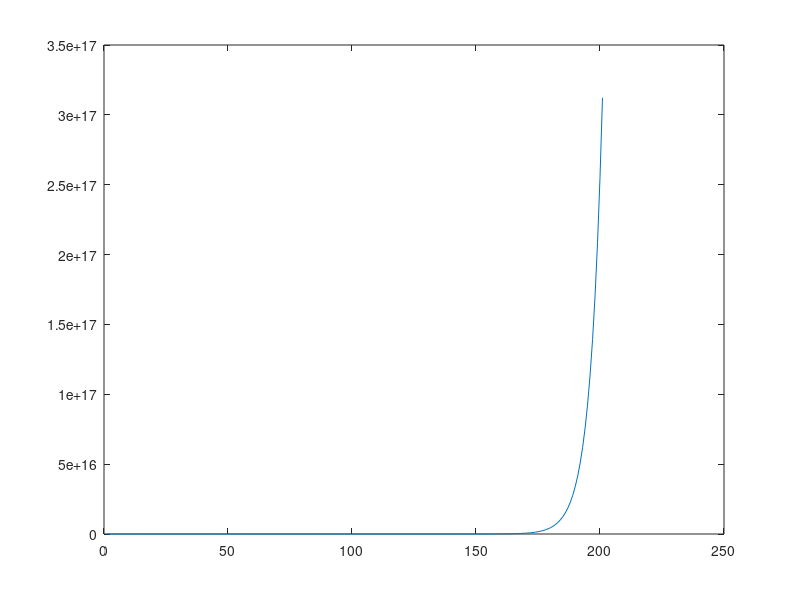
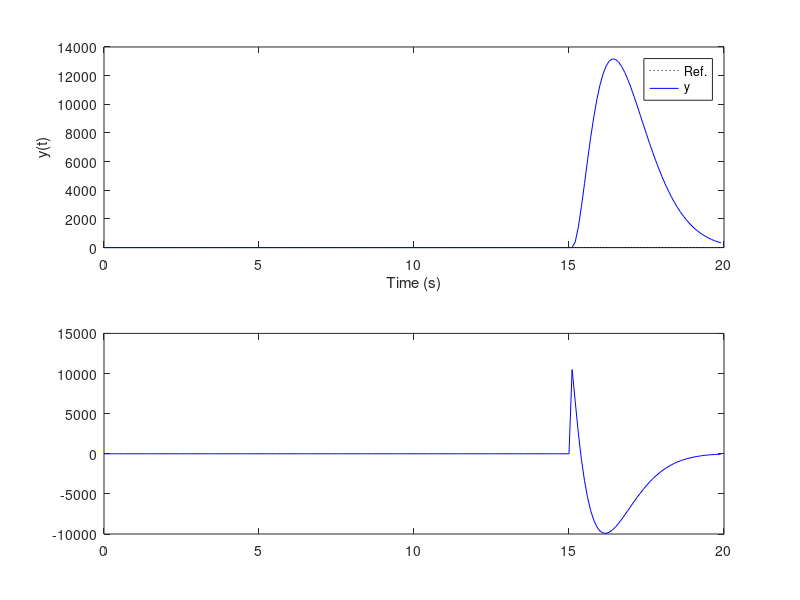

Write the MATLAB code that produced these figures, in order.
%% Atividade 05: Projetar e implementar, por simulação, o  PMVC, DMC e GPC.
clear all; close all; clc;

%% Parametros
Ts = 0.1;                 % periodo de amostragem (s)
td = 0;                 % atraso continuo (s)
d = round((td/Ts) + 1)  % atraso discreto (em amostras)

Ny = 10; Nu = 1;         % horizonte de predição
lam = 1;             % fator de ponderação de controle

%% Planta a) Dinâmica do ângulo de roll do VLS-1 em Max Q

% Modelo contínuo
    Gs = tf(7.3734, [1  0 -4.077])
    
    % Verificando os autovalores
    disp('Autovalores da planta:')
    eig(Gs)

% Modelo discreto
    Gz = c2d(Gs,Ts, 'zoh')
        Az = Gz.den{1};
            a1 = Az(2); a2 = Az(3);
        Bz = Gz.num{1}
            b0 = Bz(2); b1 = Bz(3);

%% DMC

% Resposta ao degral para criar o database
tfinal = 2; 
Ntest = round(tfinal/Ts); 
y = step(Gz,Ntest); figure; plot(y); %title('Resposta ao degrau');

g = y(1:81); 
g = g(2:81);    % Remark: getting rid of the null initial value!
N = length(g); 
clear y;

% Matriz G
Gorig = toeplitz(g); % Toeplitz Matrix based on g
Gorig = tril(Gorig); % Lower Trianglar matrix based on Gorig

  G = Gorig(1:Ny,1:Nu)

% Ganho baseado em G e lam
  K = inv( G'*G +lam*eye(Nu,Nu) )*G'

  K1 = K(1,:)

% Matriz F
Fi = []; 
  for i = 1:N-Ny % REMARK!!!
      Fi = [Fi g(i+1:Ny+i,1)-g(i,1)];
  end
    F = [ones(Ny,1) Fi];
    
%% Simulação
tfinal = tfinal*10; 
Nsim = round(tfinal/Ts); % total number of iterations for the sim.

r(1:N)=0; r(N+1:Nsim+Ny)= 1*(pi/180);
r = r'; % Making sure that this is a column vector!

for k = 1:N % initial conditions (N is huge!)
    y(k)=0;
    u(k)=0;
    du(k)=0;
end
for k = N+1:Nsim
    % Plant model
    y(k) = -a1*y(k-1) -a2*y(k-2) +b0*u(k-d) +b1*u(k-d-1);

    % DMC
      U = []; % du(k) regressors
      for i=1:N-Ny
          U = [U; du(k-i)];
      end
      x = [y(k);U];

      % Control law
      du(k) = K1*( r(k:k+Ny-1,1)-F*x );

      u(k) = u(k-1) +du(k);

      % Saturação
        % if u(k) >= 0.06981
        %   u(k) = 0.06981;
        % elseif u(k) <= 0
        %   u(k) = 0;
        % end
end

%% Plots
t=0:Ts:Nsim*Ts-Ts;
figure;
subplot(211)
    plot(t,r(1:Nsim),':k'); hold;
    plot(t,y,'b');
    legend('Ref.','y');
    ylabel('y(t)'); xlabel('Time (s)');

subplot(212)
    plot(t,u,'b');
